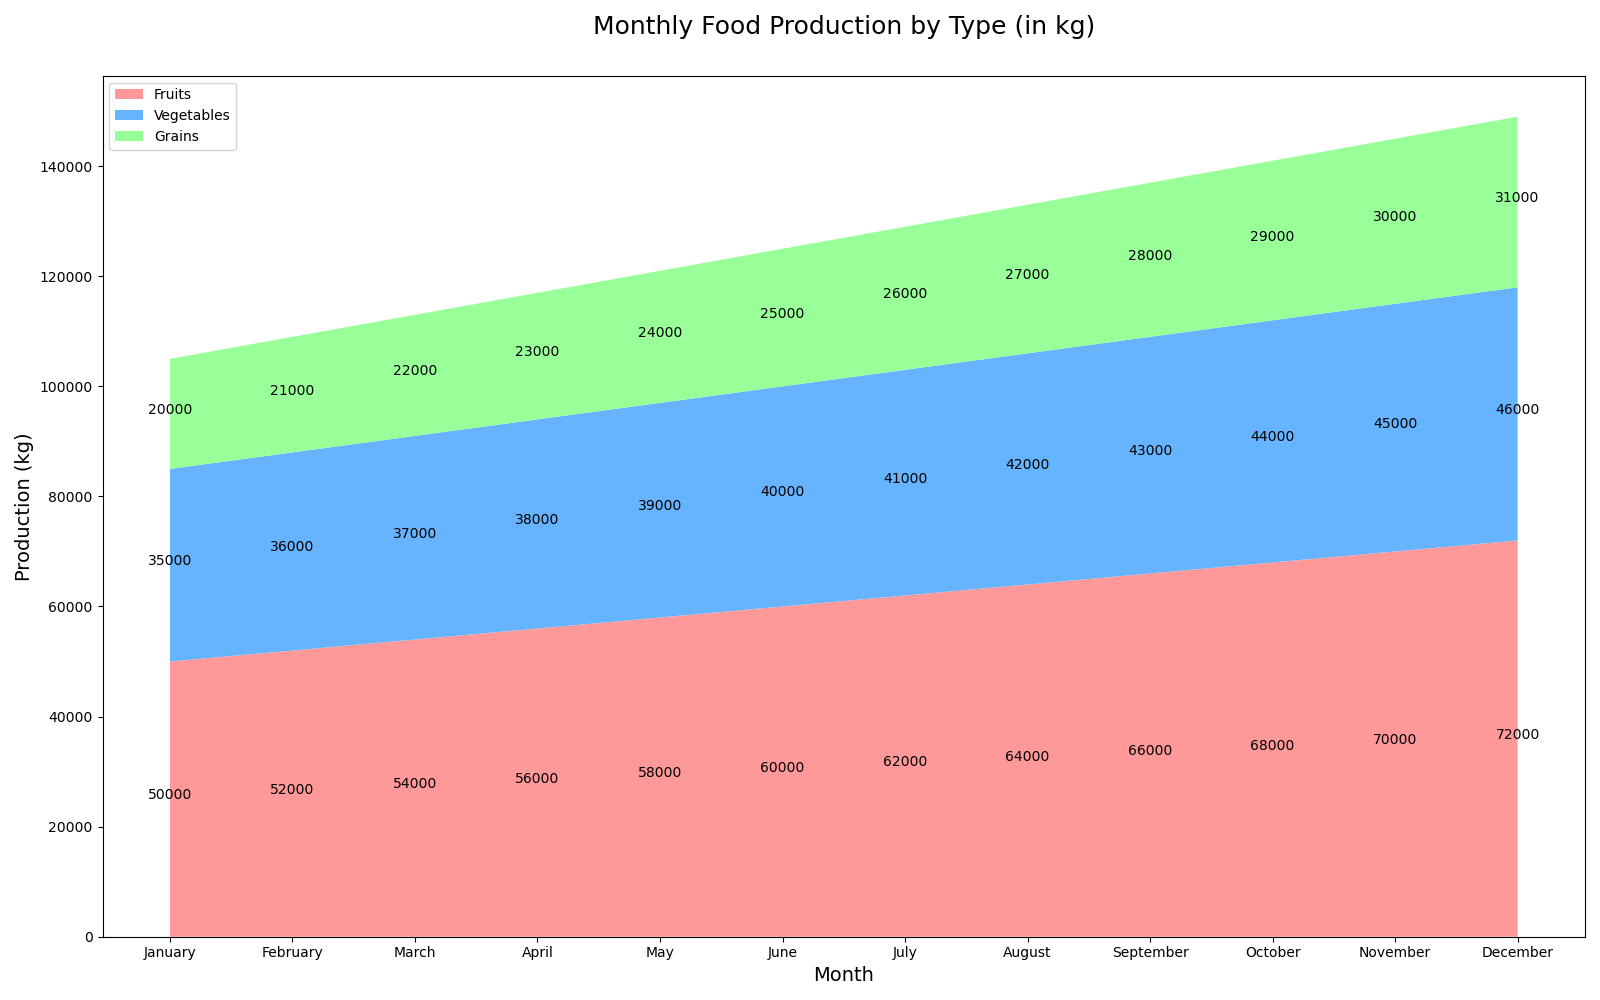

This figure's Python source:

import matplotlib.pyplot as plt
import pandas as pd
from io import StringIO

csv_data = """Month,Fruits,Vegetables,Grains
January,50000,35000,20000
February,52000,36000,21000
March,54000,37000,22000
April,56000,38000,23000
May,58000,39000,24000
June,60000,40000,25000
July,62000,41000,26000
August,64000,42000,27000
September,66000,43000,28000
October,68000,44000,29000
November,70000,45000,30000
December,72000,46000,31000
"""

data = pd.read_csv(StringIO(csv_data), index_col='Month')

x = data.index
y = [data['Fruits'], data['Vegetables'], data['Grains']]

fig, ax = plt.subplots(figsize=(16, 10))

ax.stackplot(x, y, labels=['Fruits', 'Vegetables', 'Grains'], colors=['#ff9999', '#66b3ff', '#99ff99'])

ax.set_title('Monthly Food Production by Type (in kg)', fontsize=18, pad=30)
ax.set_xlabel('Month', fontsize=14)
ax.set_ylabel('Production (kg)', fontsize=14)
ax.legend(loc='upper left')

for i, (month, values) in enumerate(data.iterrows()):
    ax.annotate(f"{values['Fruits']}", xy=(i, values['Fruits']/2), ha='center', fontsize=10)
    ax.annotate(f"{values['Vegetables']}", xy=(i, values['Fruits'] + values['Vegetables']/2), ha='center', fontsize=10)
    ax.annotate(f"{values['Grains']}", xy=(i, values['Fruits'] + values['Vegetables'] + values['Grains']/2), ha='center', fontsize=10)

plt.tight_layout()
plt.show()
